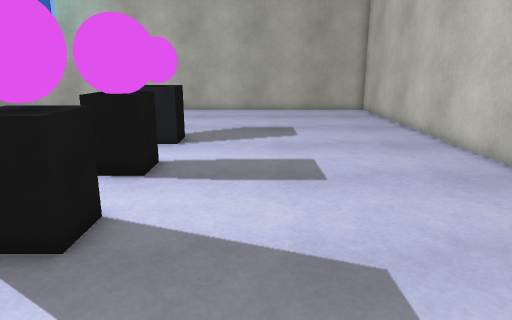
view 1 (above)

15 first-person views from a walk through a 3-D level made in the Unity game engine. The camera is 1.3 m above the floor, tilts 14° down and sees 70° across. The floor is counted in squares, 0.5 m on a side. Each view is taken from the middle of a square. On the plan, view 1 faces up. The plan holds only what a view shows up to about 20 squares ahead; the rest is blank. The player character is not drawn. Surface patterns are stand-ins for the level's own textures.

view 2
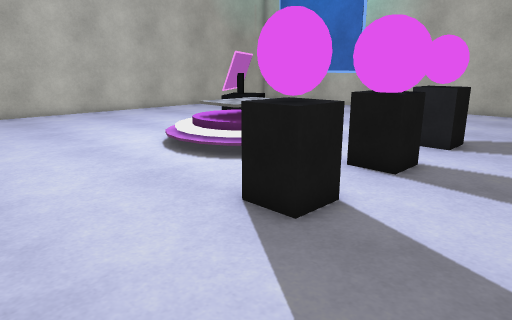

view 3
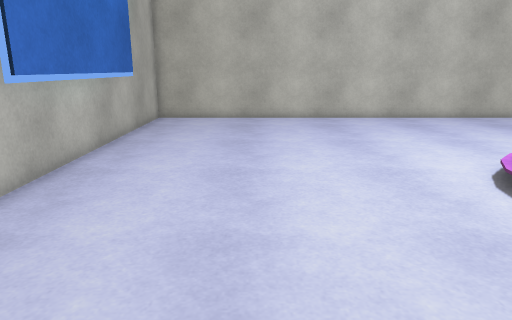

view 4
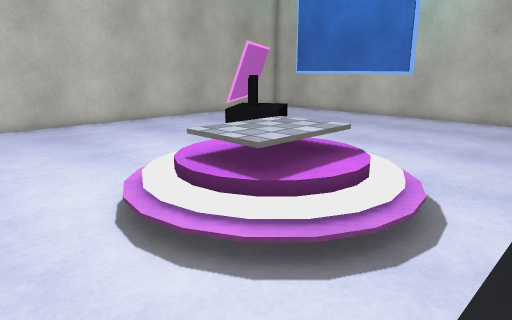

view 5
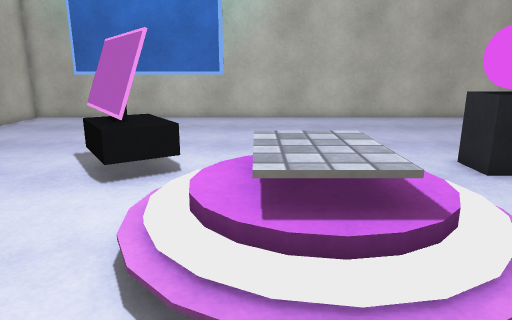

view 6
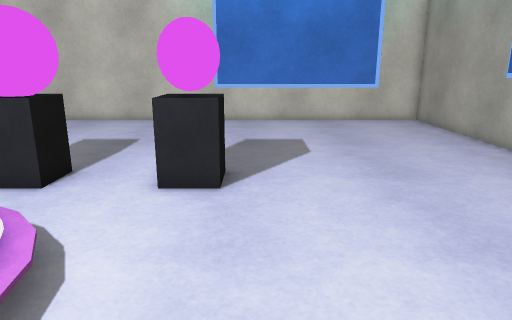

view 7
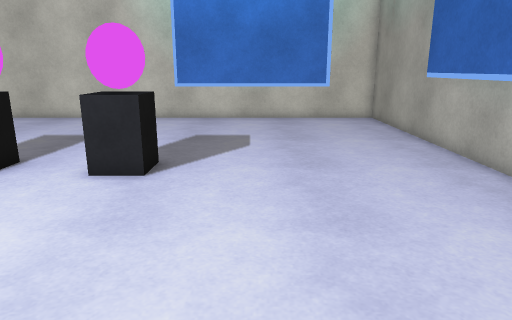

view 8
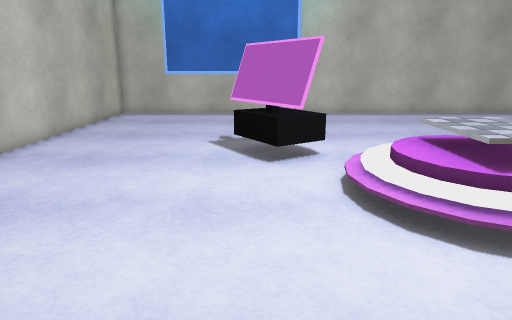

view 9
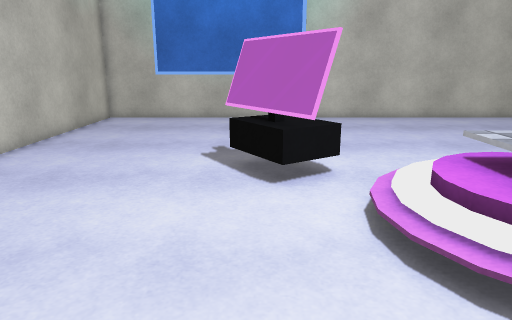

view 10
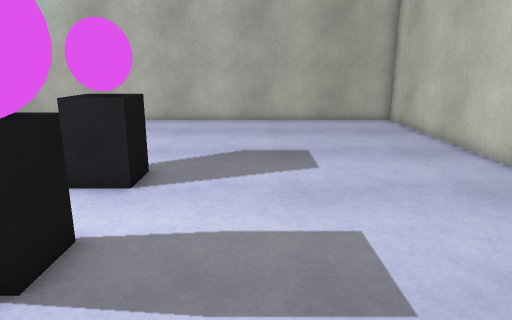

view 11
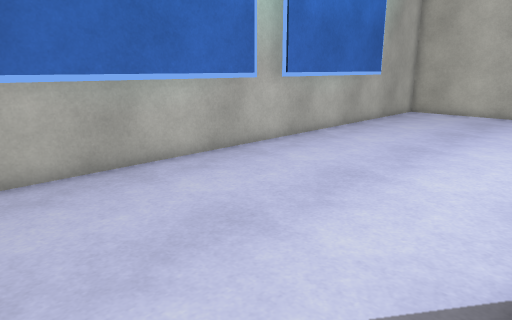

view 12
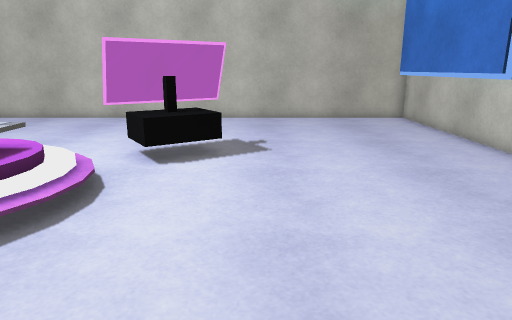

view 13
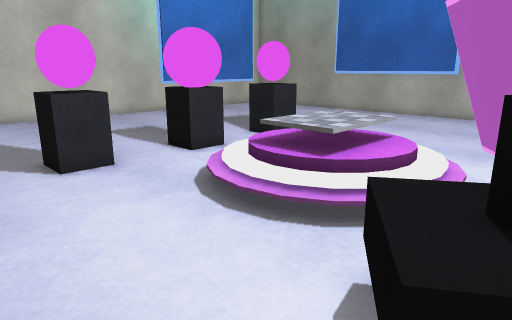

view 14
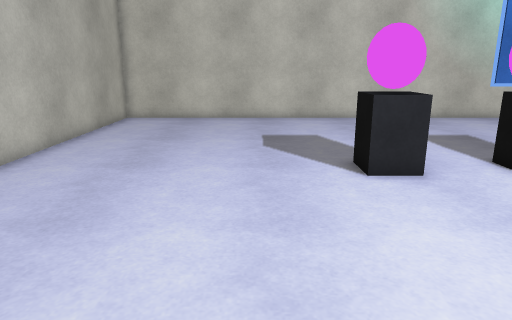

view 15
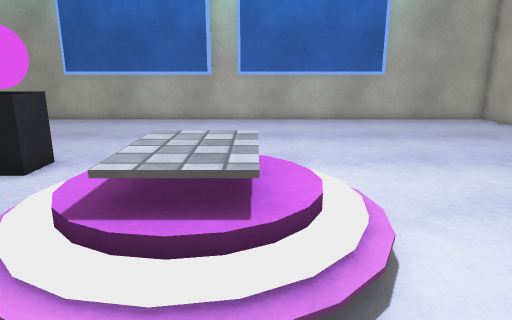

### Floor plan
Key: @ floor where view 1 was taken; # wall or solid block; . main floor; : floor 0.75 m higher than the main floor; / step, stairs or slope; T thing the floor can be seen under or through; O other object.
Columns run from 22 left of view 1 to 7 right of it. Each row starts with its distance up from view 1.
 24 #####    #####################
 23 #..##    ##..................#
 22 #..####### ..................#
 21 #............................#
 20 #............................#
 19 #............................#
 18 #............................#
 17 #............................#
 16 #............................#
 15 #......OOO...................#
 14 #......OOOO.......OO.........#
 13 #.......OOO.......OO.........#
 12 #.......OOO/////.............#
 11 #........../////.............#
 10 #........./ /:/ //OO.........#
  9 #.........///:////OO.........#
  8 #........../////.............#
  7 #........../////.............#
  6 #.................OO.........#
  5 #.................OO.......T.#
  4 #..........................T.#
  3 #..........................T.#
  2 #..........................T.#
  1 #..........................T.#
  0 #.....................@....T.#
 -1 #..........................T.#
 -2 #............................#
 -3 #............................#
 -4 ##############################

Where each view was taken, in squares from view 1:
view 1: 0 up, 0 right, facing up
view 2: 0 up, 1 right, facing up-left
view 3: 1 up, 2 left, facing left
view 4: 4 up, 4 left, facing up-left
view 5: 4 up, 10 left, facing up
view 6: 4 up, 12 left, facing right
view 7: 2 up, 13 left, facing right
view 8: 2 up, 14 left, facing up
view 9: 4 up, 14 left, facing up
view 10: 5 up, 0 right, facing up
view 11: 5 up, 1 right, facing down-left
view 12: 16 up, 2 left, facing left
view 13: 17 up, 14 left, facing down-right
view 14: 17 up, 13 left, facing right
view 15: 15 up, 10 left, facing down
